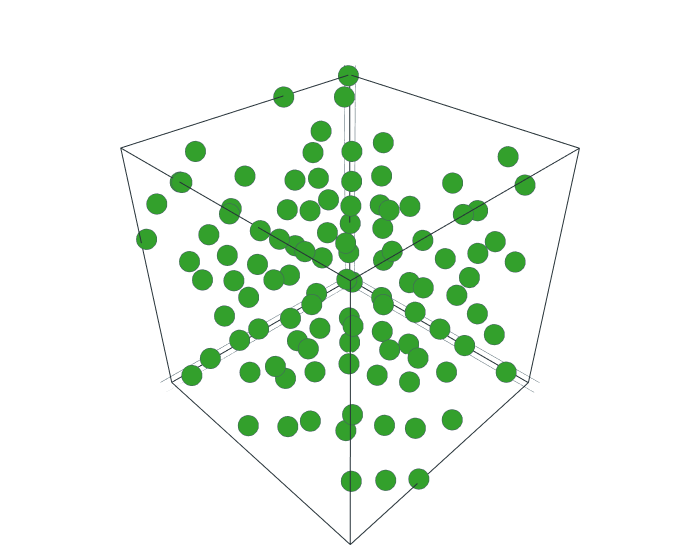
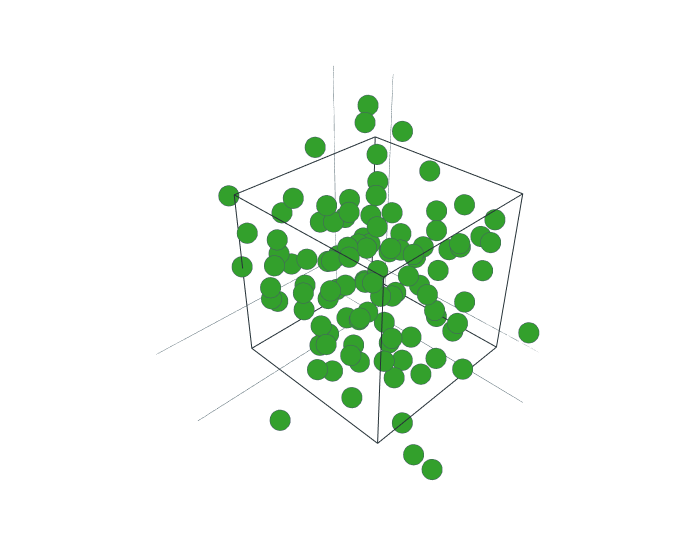

Write notebook code for charts like these, in order.
### Code cell
for label, atoms in zip(('initial', 'final'), (traj[0], traj[-1])):
    print(label)
    pcsys = System()
    pcsys.read.file(atoms, 'ase')
    pcsys.show.all(radius=12)
    for method, cutoff in (('cutoff', 'adaptive'), ('cutoff', 'sann'), ('voronoi', '')):
        if method[0]=='c':
            pcsys.find.neighbors(method=method, cutoff=cutoff)
        else: 
            pcsys.find.neighbors(method=method)
        for i in (4, 6, 8, 12):
            print(method, cutoff, i, f'{pcsys.find.solids(q=i)} {np.mean(pcsys.atoms.solid):.4f}') 

print(dir(pcsys))
